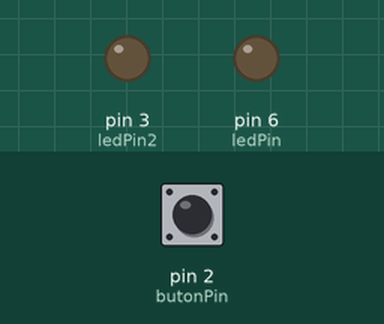
Bench run of a sketch on a simulated Arduino Uno, built with avr-gcc and run on an emulated ATmega328P. Shown: output pins drawn as LEDs (lit = HIGH). The inputs (shaded band) are chosen by the test bench; at power-on: pin 2 (butonPin) LOW.

Above: at 1.2 s.
1.3 s: pin 2 (butonPin) pulled HIGH for 0.15 s
At 1.4 s:
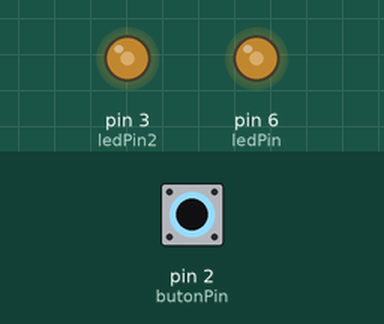
3.0 s: pin 2 (butonPin) pulled HIGH for 1 s
At 4.5 s:
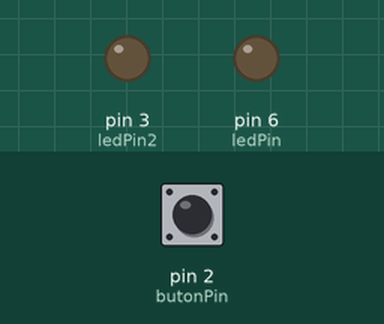
5.5 s: pin 2 (butonPin) pulled HIGH for 3.2 s
At 6.9 s:
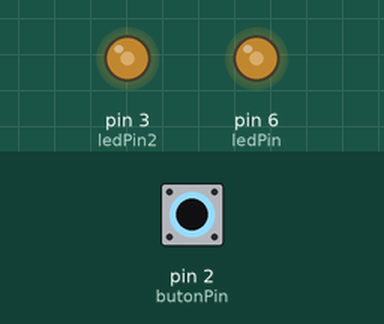
Timing chart, 0 to 10.2 s (numbered marks = the images above; inputs shaded):
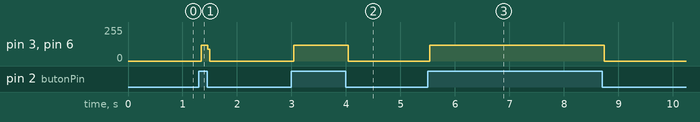

Measured:
- after the input at 1.3 s, pin 3 (ledPin2), pin 6 (ledPin): 0/255 → 117/255 at once, → 0/255 0.12 s later
- after the input at 3.0 s, pin 3 (ledPin2), pin 6 (ledPin): 0/255 → 117/255 at once, → 0/255 1.0 s later
- after the input at 5.5 s, pin 3 (ledPin2), pin 6 (ledPin): 0/255 → 117/255 at once, → 0/255 3.2 s later

The sketch:

ak0210_butonOku.ino
```cpp
/*
  ak0210 — çözüm örneği

  SEN YAP 1) Deney adımı, kalıcı kod değişikliği yok (aşağıda deney kodu ayrıca
    gösteriliyor, ana koda karışmasın diye yorum satırı olarak).

  SEN YAP 2) İkinci LED (pin 3) aynı if'in içine eklenir — iki digitalWrite yeter,
    yeni bir if gerekmez.

  SEN YAP 3) if (digitalRead(butonPin)) da çalışırdı: HIGH aslında 1'dir, if bir
    sayıyı 0 değilse "doğru" sayar. Okunurluk için == HIGH tercih edilir.
*/

const int butonPin = 2;
const int ledPin = 6;
const int ledPin2 = 3; // SEN YAP 2

void setup() {
  pinMode(ledPin, OUTPUT);
  pinMode(ledPin2, OUTPUT); // SEN YAP 2
  pinMode(butonPin, INPUT);

  // SEN YAP 1 deney kodu (10 kΩ sökülüyken denenir):
  // Serial.begin(9600);
}

void loop() {
  digitalWrite(ledPin, LOW);
  digitalWrite(ledPin2, LOW); // SEN YAP 2

  if (digitalRead(butonPin) == HIGH) {
    digitalWrite(ledPin, HIGH);
    digitalWrite(ledPin2, HIGH); // SEN YAP 2
  }

  // SEN YAP 1 deney kodu:
  // Serial.println(digitalRead(butonPin));
}
```
